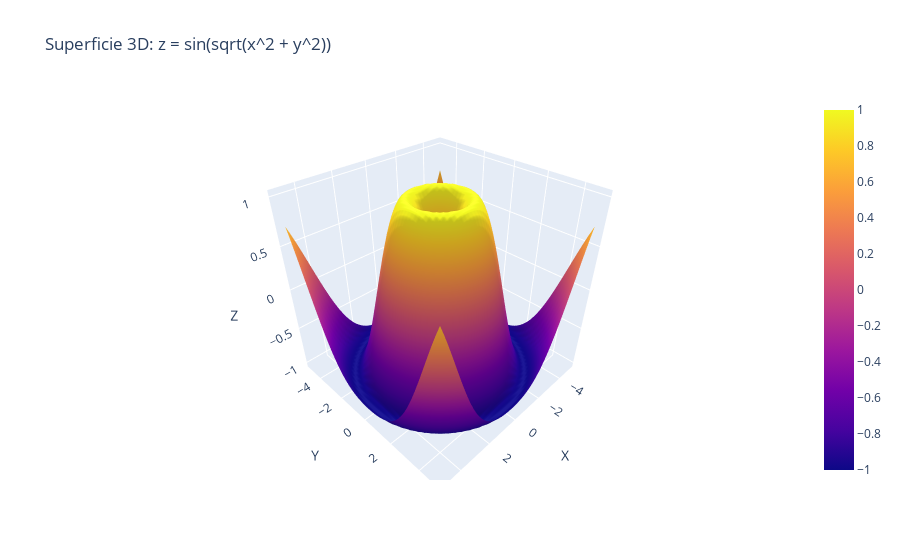

The cell this chart's notebook holds for it:
### Markdown cell above
Para visualizar funciones o campos vectoriales en 3D de manera interactiva en Python, Plotly y Mayavi son dos opciones populares que ofrecen herramientas para gráficos 3D interactivos.

#### 1. Plotly para Visualización 3D Interactiva ####
Plotly es una biblioteca de gráficos interactivos que permite crear visualizaciones en 2D y 3D. Sus gráficos son ideales para visualización en entornos web o Jupyter Notebooks, y soporta gráficos como superficies, campos vectoriales y gráficos de dispersión en 3D.

**Herramientas Necesarias:**
Para trabajar con Plotly en 3D, necesitarás instalar la biblioteca plotly.

**Ejemplo Superficie 3D con Plotly:** 
Este ejemplo muestra cómo graficar una función z = sin(sqrt(x^2 + y^2)) en 3D usando Plotly. El siguiente código genera una visualización interactiva donde puedes rotar, hacer zoom y explorar la superficie en 3D.

### Code cell
import plotly.graph_objects as go
import numpy as np

# Creamos una malla de puntos en el plano XY
x = np.linspace(-5, 5, 50)
y = np.linspace(-5, 5, 50)
X, Y = np.meshgrid(x, y)
Z = np.sin(np.sqrt(X**2 + Y**2))

# Creamos la gráfica de superficie
fig = go.Figure(data=[go.Surface(z=Z, x=X, y=Y)])
fig.update_layout(title="Superficie 3D: z = sin(sqrt(x^2 + y^2))", 
                  scene=dict(xaxis_title="X", yaxis_title="Y", zaxis_title="Z"))

# Mostramos la gráfica
fig.show()

### Figure 1 — Plotly figure (JSON) as saved in the notebook; plotly's stock layout.template omitted (floating-point values rounded to 4 significant figures; data arrays with more than 128 entries replaced by an {"elided": "..."} marker saying what was removed)
{"data": [{"type": "surface", "x": {"elided": "50x50 float values"}, "y": {"elided": "50x50 float values"}, "z": {"elided": "50x50 float values"}}], "layout": {"scene": {"xaxis": {"title": {"text": "X"}}, "yaxis": {"title": {"text": "Y"}}, "zaxis": {"title": {"text": "Z"}}}, "title": {"text": "Superficie 3D: z = sin(sqrt(x^2 + y^2))"}}}
